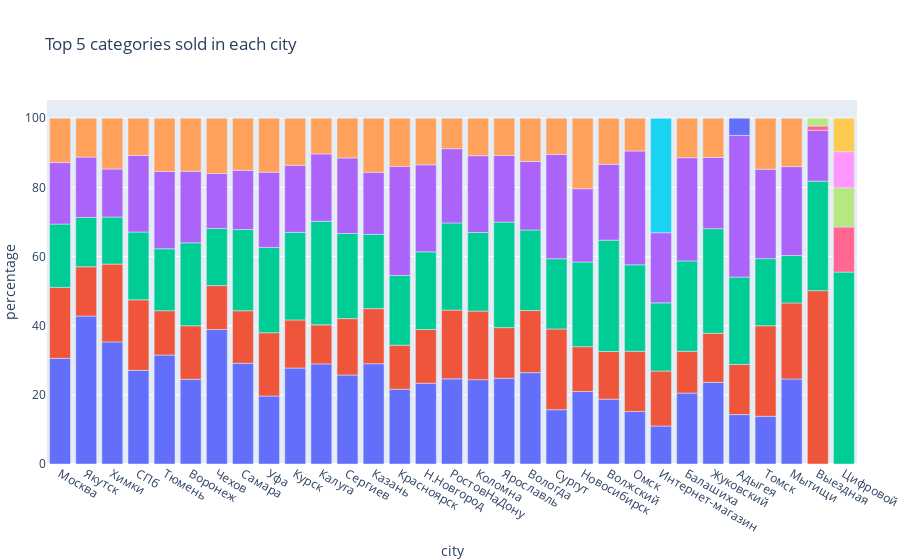

The cell this chart's notebook holds for it:
### Markdown cell above
The below function groups the dataframe based on city and identifies the top 5 categories in each city and represented in terms of percentage

### Code cell
cityWiseSalesDF=salesDF.groupby(['city','main_category']).agg({'item_cnt_day':'sum'}).sort_values('item_cnt_day',ascending=False).reset_index()
cityWiseSalesDF=cityWiseSalesDF.groupby('city').head(5)
cityWiseSalesDF['percentage']=cityWiseSalesDF.groupby('city')['item_cnt_day'].transform(lambda x:round(x*100/x.sum(),2))
fig=px.bar(cityWiseSalesDF,x='city',y='percentage',color='main_category',title='Top 5 categories sold in each city')
fig.update_layout(margin=dict(l=0,r=0,b=0),
                 showlegend=False)
fig.show()

### Figure 1 — Plotly figure (JSON) as saved in the notebook; plotly's stock layout.template omitted (floating-point values rounded to 4 significant figures)
{"data": [{"alignmentgroup": "True", "hovertemplate": "main_category=Кино<br>city=%{x}<br>percentage=%{y}<extra></extra>", "legendgroup": "Кино", "marker": {"color": "#636efa", "pattern": {"shape": ""}}, "name": "Кино", "offsetgroup": "Кино", "orientation": "v", "showlegend": true, "textposition": "auto", "type": "bar", "x": ["Москва", "Якутск", "Химки", "СПб", "Тюмень", "Воронеж", "Чехов", "Самара", "Уфа", "Курск", "Калуга", "Сергиев", "Казань", "Красноярск", "Н.Новгород", "РостовНаДону", "Коломна", "Ярославль", "Вологда", "Сургут", "Новосибирск", "Волжский", "Омск", "Интернет-магазин", "Балашиха", "Жуковский", "Адыгея", "Томск", "Мытищи"], "xaxis": "x", "y": [30.55, 42.79, 35.32, 27.1, 31.51, 24.5, 38.89, 29.13, 19.65, 27.76, 28.95, 25.74, 29.01, 21.63, 23.37, 24.63, 24.4, 24.8, 26.43, 15.7, 20.96, 18.76, 15.2, 10.98, 20.51, 23.61, 14.29, 13.8, 24.59], "yaxis": "y"}, {"alignmentgroup": "True", "hovertemplate": "main_category=Подарки<br>city=%{x}<br>percentage=%{y}<extra></extra>", "legendgroup": "Подарки", "marker": {"color": "#EF553B", "pattern": {"shape": ""}}, "name": "Подарки", "offsetgroup": "Подарки", "orientation": "v", "showlegend": true, "textposition": "auto", "type": "bar", "x": ["Москва", "Химки", "СПб", "Якутск", "Воронеж", "Уфа", "Тюмень", "Сургут", "РостовНаДону", "Самара", "Сергиев", "Коломна", "Н.Новгород", "Красноярск", "Казань", "Курск", "Чехов", "Интернет-магазин", "Омск", "Выездная", "Калуга", "Вологда", "Ярославль", "Томск", "Новосибирск", "Волжский", "Адыгея", "Жуковский", "Балашиха", "Мытищи"], "xaxis": "x", "y": [20.53, 22.49, 20.38, 14.24, 15.48, 18.3, 12.83, 23.35, 19.88, 15.2, 16.31, 19.82, 15.52, 12.74, 15.93, 13.91, 12.7, 15.91, 17.41, 50.14, 11.3, 17.95, 14.65, 26.18, 12.97, 13.77, 14.5, 14.2, 12.09, 21.99], "yaxis": "y"}, {"alignmentgroup": "True", "hovertemplate": "main_category=Игры PC<br>city=%{x}<br>percentage=%{y}<extra></extra>", "legendgroup": "Игры PC", "marker": {"color": "#00cc96", "pattern": {"shape": ""}}, "name": "Игры PC", "offsetgroup": "Игры PC", "orientation": "v", "showlegend": true, "textposition": "auto", "type": "bar", "x": ["Москва", "Воронеж", "Цифровой", "СПб", "Якутск", "Уфа", "Химки", "Тюмень", "Калуга", "Самара", "Сергиев", "Курск", "Красноярск", "РостовНаДону", "Н.Новгород", "Ярославль", "Казань", "Волжский", "Сургут", "Коломна", "Омск", "Чехов", "Интернет-магазин", "Новосибирск", "Вологда", "Адыгея", "Балашиха", "Жуковский", "Выездная", "Томск", "Мытищи"], "xaxis": "x", "y": [18.31, 23.99, 55.5, 19.61, 14.28, 24.69, 13.61, 17.91, 29.96, 23.48, 24.62, 25.33, 20.14, 25.21, 22.46, 30.51, 21.48, 32.21, 20.32, 22.73, 24.99, 16.51, 19.71, 24.49, 23.3, 25.27, 26.13, 30.26, 31.67, 19.41, 13.71], "yaxis": "y"}, {"alignmentgroup": "True", "hovertemplate": "main_category=Игры<br>city=%{x}<br>percentage=%{y}<extra></extra>", "legendgroup": "Игры", "marker": {"color": "#ab63fa", "pattern": {"shape": ""}}, "name": "Игры", "offsetgroup": "Игры", "orientation": "v", "showlegend": true, "textposition": "auto", "type": "bar", "x": ["Москва", "СПб", "Якутск", "Воронеж", "Тюмень", "Красноярск", "Химки", "Уфа", "Сургут", "Н.Новгород", "Омск", "Сергиев", "РостовНаДону", "Самара", "Курск", "Калуга", "Коломна", "Адыгея", "Чехов", "Интернет-магазин", "Казань", "Новосибирск", "Волжский", "Ярославль", "Вологда", "Балашиха", "Томск", "Жуковский", "Выездная", "Мытищи"], "xaxis": "x", "y": [17.78, 22.15, 17.45, 20.7, 22.35, 31.54, 13.9, 21.77, 30.17, 25.18, 32.92, 21.85, 21.47, 17.12, 19.39, 19.46, 22.22, 40.97, 15.91, 20.29, 17.96, 21.18, 21.94, 19.25, 19.83, 29.86, 25.86, 20.61, 14.68, 25.72], "yaxis": "y"}, {"alignmentgroup": "True", "hovertemplate": "main_category=Музыка<br>city=%{x}<br>percentage=%{y}<extra></extra>", "legendgroup": "Музыка", "marker": {"color": "#FFA15A", "pattern": {"shape": ""}}, "name": "Музыка", "offsetgroup": "Музыка", "orientation": "v", "showlegend": true, "textposition": "auto", "type": "bar", "x": ["Москва", "Химки", "Якутск", "Воронеж", "Тюмень", "СПб", "Уфа", "Самара", "Красноярск", "Чехов", "Казань", "Н.Новгород", "Курск", "Новосибирск", "Сергиев", "Калуга", "Сургут", "Коломна", "РостовНаДону", "Волжский", "Вологда", "Ярославль", "Омск", "Томск", "Балашиха", "Жуковский", "Мытищи"], "xaxis": "x", "y": [12.83, 14.68, 11.24, 15.33, 15.4, 10.76, 15.59, 15.07, 13.95, 16, 15.62, 13.47, 13.61, 20.4, 11.49, 10.34, 10.47, 10.83, 8.81, 13.32, 12.49, 10.8, 9.49, 14.74, 11.42, 11.32, 13.99], "yaxis": "y"}, {"alignmentgroup": "True", "hovertemplate": "main_category=Доставка товара<br>city=%{x}<br>percentage=%{y}<extra></extra>", "legendgroup": "Доставка товара", "marker": {"color": "#19d3f3", "pattern": {"shape": ""}}, "name": "Доставка товара", "offsetgroup": "Доставка товара", "orientation": "v", "showlegend": true, "textposition": "auto", "type": "bar", "x": ["Интернет-магазин"], "xaxis": "x", "y": [33.1], "yaxis": "y"}, {"alignmentgroup": "True", "hovertemplate": "main_category=Программы<br>city=%{x}<br>percentage=%{y}<extra></extra>", "legendgroup": "Программы", "marker": {"color": "#FF6692", "pattern": {"shape": ""}}, "name": "Программы", "offsetgroup": "Программы", "orientation": "v", "showlegend": true, "textposition": "auto", "type": "bar", "x": ["Цифровой", "Выездная"], "xaxis": "x", "y": [13.05, 1.26], "yaxis": "y"}, {"alignmentgroup": "True", "hovertemplate": "main_category=Книги<br>city=%{x}<br>percentage=%{y}<extra></extra>", "legendgroup": "Книги", "marker": {"color": "#B6E880", "pattern": {"shape": ""}}, "name": "Книги", "offsetgroup": "Книги", "orientation": "v", "showlegend": true, "textposition": "auto", "type": "bar", "x": ["Цифровой", "Выездная"], "xaxis": "x", "y": [11.32, 2.25], "yaxis": "y"}, {"alignmentgroup": "True", "hovertemplate": "main_category=Карты оплаты<br>city=%{x}<br>percentage=%{y}<extra></extra>", "legendgroup": "Карты оплаты", "marker": {"color": "#FF97FF", "pattern": {"shape": ""}}, "name": "Карты оплаты", "offsetgroup": "Карты оплаты", "orientation": "v", "showlegend": true, "textposition": "auto", "type": "bar", "x": ["Цифровой"], "xaxis": "x", "y": [10.46], "yaxis": "y"}, {"alignmentgroup": "True", "hovertemplate": "main_category=Билеты (Цифра)<br>city=%{x}<br>percentage=%{y}<extra></extra>", "legendgroup": "Билеты (Цифра)", "marker": {"color": "#FECB52", "pattern": {"shape": ""}}, "name": "Билеты (Цифра)", "offsetgroup": "Билеты (Цифра)", "orientation": "v", "showlegend": true, "textposition": "auto", "type": "bar", "x": ["Цифровой"], "xaxis": "x", "y": [9.67], "yaxis": "y"}, {"alignmentgroup": "True", "hovertemplate": "main_category=Аксессуары<br>city=%{x}<br>percentage=%{y}<extra></extra>", "legendgroup": "Аксессуары", "marker": {"color": "#636efa", "pattern": {"shape": ""}}, "name": "Аксессуары", "offsetgroup": "Аксессуары", "orientation": "v", "showlegend": true, "textposition": "auto", "type": "bar", "x": ["Адыгея"], "xaxis": "x", "y": [4.98], "yaxis": "y"}], "layout": {"barmode": "relative", "legend": {"title": {"text": "main_category"}, "tracegroupgap": 0}, "margin": {"b": 0, "l": 0, "r": 0}, "showlegend": false, "title": {"text": "Top 5 categories sold in each city"}, "xaxis": {"anchor": "y", "domain": [0, 1], "title": {"text": "city"}, "type": "category", "range": [-0.5, 30.5], "autorange": true}, "yaxis": {"anchor": "x", "domain": [0, 1], "title": {"text": "percentage"}, "type": "linear", "range": [0, 105.3], "autorange": true}, "autosize": true}}
